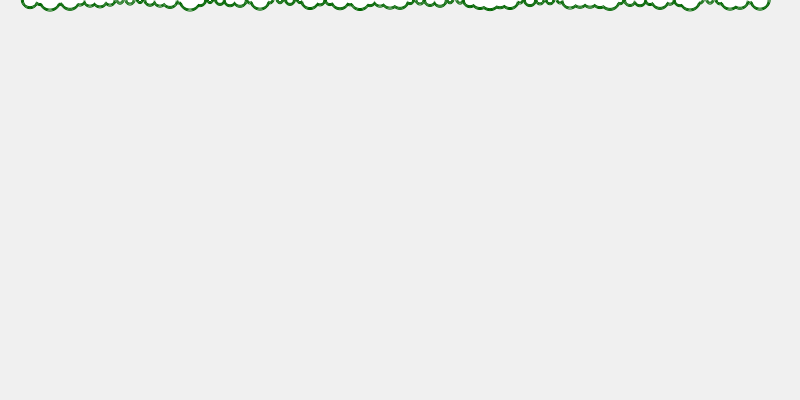
Frame 1 (no input)
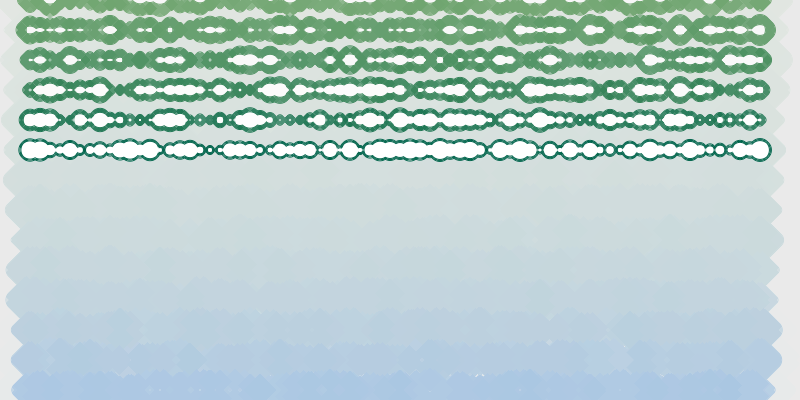
Frame 60 (the mouse pressed at the canvas centre just before this capture)
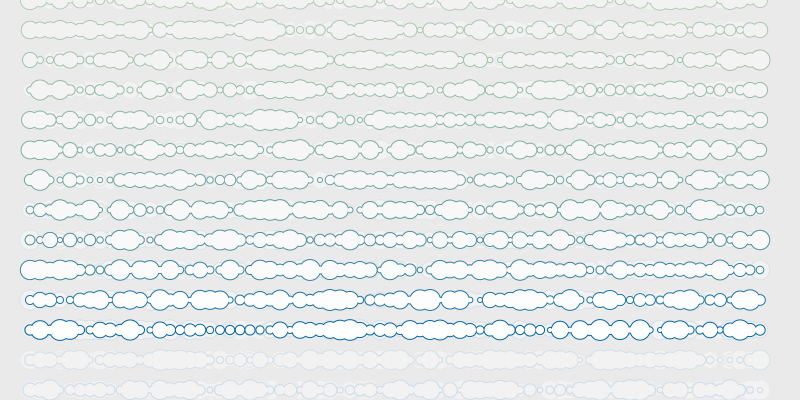
Frame 120 (the mouse held since frame 60 and released just before this capture)

The Processing sketch that drew these frames (run headless with seeded random() and noise(); from frame 60 on, the mouse is pressed at the canvas centre):

// Processing sketch: processing_149178
// ── processing_149178.pde

int n=74;
int border=2;
float t = -30;

float[] rads = new float[n];
void setup() {
  size(800, 400);
  background(240);
  frameRate(5);
  noStroke();
  smooth();
}

void draw() {
  fill(240, 30);
  rect(0, 0, width, height);
  t = t + 30;
  if (t > 500) {
    t = -30;
  }

  n=0;
  for (int i=30; i<width-30; i=i+10) { 

    float rad=random(4, 20);
    rads[n] = rad;
    fill(0, 100, t/2);
    ellipse(i, t, rad+border, rad+border);
    n++;
  }
  
  n=0;
  for (int i=30; i<width-30; i=i+10) { 

    float rad = rads[n];
    rads[n] = rad;
    fill(255);
    ellipse(i, t, rad, rad);
    n++;
  }
  if (mousePressed) {
  } 
  else {
    filter(ERODE);
  }
}
